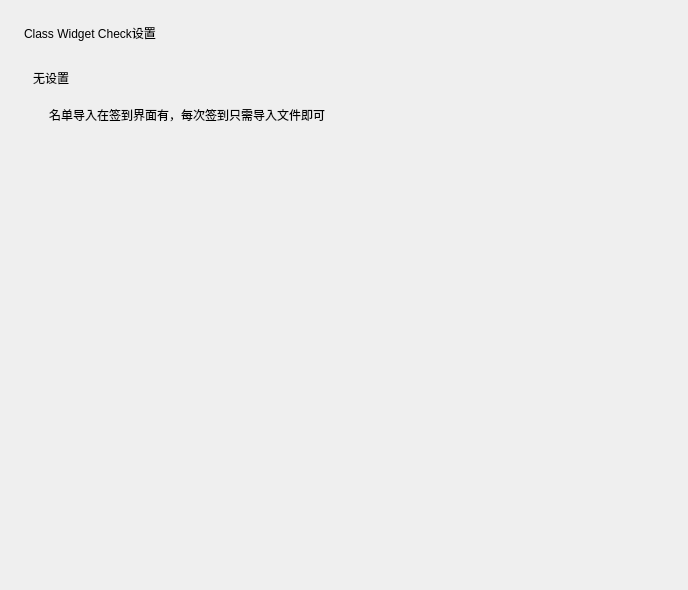
<?xml version="1.0" encoding="UTF-8"?>
<ui version="4.0">
 <class>Form</class>
 <widget class="QWidget" name="Form">
  <property name="geometry">
   <rect>
    <x>0</x>
    <y>0</y>
    <width>688</width>
    <height>590</height>
   </rect>
  </property>
  <property name="sizePolicy">
   <sizepolicy hsizetype="Preferred" vsizetype="Expanding">
    <horstretch>0</horstretch>
    <verstretch>0</verstretch>
   </sizepolicy>
  </property>
  <property name="windowTitle">
   <string>Form</string>
  </property>
  <layout class="QVBoxLayout" name="verticalLayout_2">
   <property name="spacing">
    <number>18</number>
   </property>
   <property name="leftMargin">
    <number>24</number>
   </property>
   <property name="topMargin">
    <number>24</number>
   </property>
   <property name="rightMargin">
    <number>24</number>
   </property>
   <property name="bottomMargin">
    <number>0</number>
   </property>
   <item>
    <widget class="TitleLabel" name="TitleLabel">
     <property name="text">
      <string>Class Widget Check设置</string>
     </property>
    </widget>
   </item>
   <item>
    <widget class="SmoothScrollArea" name="SmoothScrollArea">
     <property name="styleSheet">
      <string notr="true">background: transparent; border: none</string>
     </property>
     <property name="widgetResizable">
      <bool>true</bool>
     </property>
     <widget class="QWidget" name="scrollAreaWidgetContents">
      <property name="geometry">
       <rect>
        <x>0</x>
        <y>0</y>
        <width>640</width>
        <height>529</height>
       </rect>
      </property>
      <layout class="QVBoxLayout" name="verticalLayout_9">
       <property name="spacing">
        <number>12</number>
       </property>
       <item>
        <layout class="QVBoxLayout" name="verticalLayout_7">
         <property name="spacing">
          <number>3</number>
         </property>
         <item>
          <widget class="SubtitleLabel" name="SubtitleLabel_2">
           <property name="text">
            <string>无设置</string>
           </property>
          </widget>
         </item>
         <item>
          <widget class="CardWidget" name="CardWidget_3">
           <property name="minimumSize">
            <size>
             <width>0</width>
             <height>70</height>
            </size>
           </property>
           <layout class="QHBoxLayout" name="horizontalLayout_5">
            <property name="leftMargin">
             <number>16</number>
            </property>
            <property name="topMargin">
             <number>16</number>
            </property>
            <property name="rightMargin">
             <number>16</number>
            </property>
            <property name="bottomMargin">
             <number>16</number>
            </property>
            <item>
             <layout class="QVBoxLayout" name="verticalLayout_6">
              <property name="spacing">
               <number>0</number>
              </property>
              <item>
               <widget class="StrongBodyLabel" name="StrongBodyLabel_5">
                <property name="text">
                 <string>名单导入在签到界面有，每次签到只需导入文件即可</string>
                </property>
                <property name="alignment">
                 <set>Qt::AlignmentFlag::AlignLeading|Qt::AlignmentFlag::AlignLeft|Qt::AlignmentFlag::AlignTop</set>
                </property>
               </widget>
              </item>
              <item>
               <widget class="CaptionLabel" name="CaptionLabel_2">
                <property name="sizePolicy">
                 <sizepolicy hsizetype="Expanding" vsizetype="Preferred">
                  <horstretch>0</horstretch>
                  <verstretch>0</verstretch>
                 </sizepolicy>
                </property>
                <property name="text">
                 <string/>
                </property>
                <property name="alignment">
                 <set>Qt::AlignmentFlag::AlignBottom|Qt::AlignmentFlag::AlignLeading|Qt::AlignmentFlag::AlignLeft</set>
                </property>
                <property name="wordWrap">
                 <bool>true</bool>
                </property>
                <property name="lightColor" stdset="0">
                 <color alpha="150">
                  <red>0</red>
                  <green>0</green>
                  <blue>0</blue>
                 </color>
                </property>
                <property name="darkColor" stdset="0">
                 <color alpha="200">
                  <red>255</red>
                  <green>255</green>
                  <blue>255</blue>
                 </color>
                </property>
               </widget>
              </item>
             </layout>
            </item>
            <item>
             <layout class="QVBoxLayout" name="verticalLayout"/>
            </item>
           </layout>
          </widget>
         </item>
         <item>
          <widget class="CardWidget" name="CardWidget_4">
           <property name="minimumSize">
            <size>
             <width>0</width>
             <height>70</height>
            </size>
           </property>
           <layout class="QHBoxLayout" name="horizontalLayout_6">
            <property name="leftMargin">
             <number>16</number>
            </property>
            <property name="topMargin">
             <number>16</number>
            </property>
            <property name="rightMargin">
             <number>16</number>
            </property>
            <property name="bottomMargin">
             <number>16</number>
            </property>
           </layout>
          </widget>
         </item>
         <item>
          <widget class="CardWidget" name="CardWidget_5">
           <property name="minimumSize">
            <size>
             <width>0</width>
             <height>70</height>
            </size>
           </property>
           <layout class="QHBoxLayout" name="horizontalLayout_7">
            <property name="leftMargin">
             <number>16</number>
            </property>
            <property name="topMargin">
             <number>16</number>
            </property>
            <property name="rightMargin">
             <number>16</number>
            </property>
            <property name="bottomMargin">
             <number>16</number>
            </property>
            <item>
             <widget class="SwitchButton" name="SwitchButton" native="true"/>
            </item>
           </layout>
          </widget>
         </item>
         <item>
          <widget class="CardWidget" name="CardWidget_6">
           <property name="minimumSize">
            <size>
             <width>0</width>
             <height>70</height>
            </size>
           </property>
           <layout class="QHBoxLayout" name="horizontalLayout_8">
            <property name="leftMargin">
             <number>16</number>
            </property>
            <property name="topMargin">
             <number>16</number>
            </property>
            <property name="rightMargin">
             <number>16</number>
            </property>
            <property name="bottomMargin">
             <number>16</number>
            </property>
           </layout>
          </widget>
         </item>
        </layout>
       </item>
       <item>
        <layout class="QVBoxLayout" name="verticalLayout_12">
         <property name="spacing">
          <number>3</number>
         </property>
        </layout>
       </item>
       <item>
        <widget class="QFrame" name="blank">
         <property name="minimumSize">
          <size>
           <width>0</width>
           <height>25</height>
          </size>
         </property>
         <property name="frameShape">
          <enum>QFrame::Shape::StyledPanel</enum>
         </property>
         <property name="frameShadow">
          <enum>QFrame::Shadow::Raised</enum>
         </property>
         <property name="lineWidth">
          <number>5</number>
         </property>
        </widget>
       </item>
       <item>
        <spacer name="verticalSpacer">
         <property name="orientation">
          <enum>Qt::Orientation::Vertical</enum>
         </property>
         <property name="sizeHint" stdset="0">
          <size>
           <width>20</width>
           <height>40</height>
          </size>
         </property>
        </spacer>
       </item>
      </layout>
     </widget>
    </widget>
   </item>
  </layout>
 </widget>
 <customwidgets>
  <customwidget>
   <class>SwitchButton</class>
   <extends>QWidget</extends>
   <header>qfluentwidgets</header>
  </customwidget>
  <customwidget>
   <class>CardWidget</class>
   <extends>QFrame</extends>
   <header>qfluentwidgets</header>
   <container>1</container>
  </customwidget>
  <customwidget>
   <class>SmoothScrollArea</class>
   <extends>QScrollArea</extends>
   <header>qfluentwidgets</header>
   <container>1</container>
  </customwidget>
  <customwidget>
   <class>CaptionLabel</class>
   <extends>QLabel</extends>
   <header>qfluentwidgets</header>
  </customwidget>
  <customwidget>
   <class>StrongBodyLabel</class>
   <extends>QLabel</extends>
   <header>qfluentwidgets</header>
  </customwidget>
  <customwidget>
   <class>SubtitleLabel</class>
   <extends>QLabel</extends>
   <header>qfluentwidgets</header>
  </customwidget>
  <customwidget>
   <class>TitleLabel</class>
   <extends>QLabel</extends>
   <header>qfluentwidgets</header>
  </customwidget>
 </customwidgets>
 <resources/>
 <connections/>
</ui>
